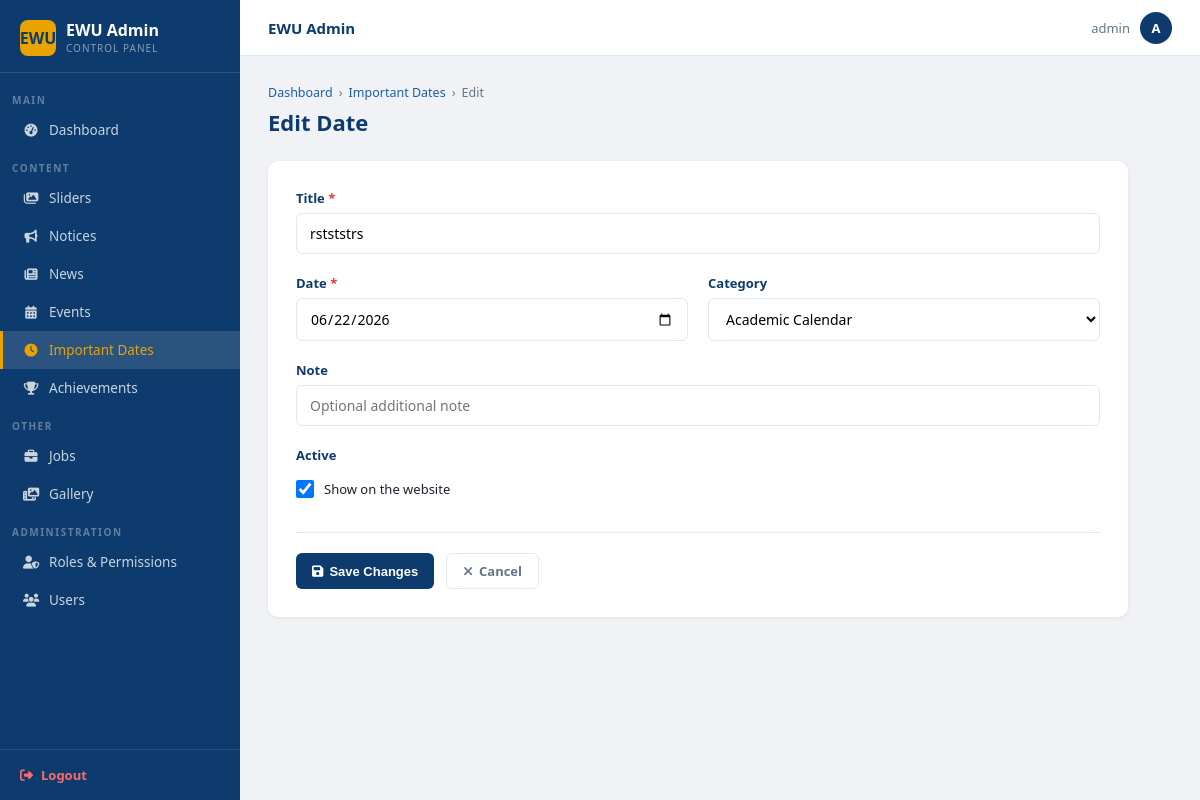
/dashboard/dates/2/edit/ (signed in), run on the app's committed database.
### main/models.py (models this page shows, shortened)
class ImportantDate(models.Model):
    CATEGORY_CHOICES = [
        ('academic',  'Academic Calendar'),
        ('exam',      'Examination'),
        ('holiday',   'Holiday'),
        ('admission', 'Admission'),
        ('result',    'Result'),
        ('other',     'Other'),
    ]
    title     = models.CharField(max_length=300)
    date      = models.DateField()
    category  = models.CharField(max_length=20, choices=CATEGORY_CHOICES, default='academic')
    note      = models.CharField(max_length=300, blank=True)
    is_active = models.BooleanField(default=True)
    class Meta:
        ordering = ['date']
        verbose_name = 'Important Date'

### main/views.py (the view, shortened to what this page needs)
# urls.py: path('dashboard/dates/<int:pk>/edit/',          views.date_edit,          name='admin_date_edit'),
@require_perm('main.change_importantdate')
def date_edit(request, pk):
    obj = get_object_or_404(ImportantDate, pk=pk)
    return render(request, 'admin/date_form.html', {'obj': obj, 'edit': True, 'cat_choices': getattr(ImportantDate, 'CATEGORY_CHOICES', [])})

### templates/admin/date_form.html (shortened to what this page needs)
{% extends 'admin/base_admin.html' %}
{% block nav_dates %}active{% endblock %}
{% block content %}
<div class="page-head">
  <div class="breadcrumb">
    <a href="{% url 'dashboard' %}">Dashboard</a>
    <span>›</span>
    <a href="{% url 'admin_date_list' %}">Important Dates</a>
    <span>›</span>
    <span>{% if edit %}Edit{% else %}New{% endif %}</span>
  </div>
  <h1>{% if edit %}Edit Date{% else %}Add Important Date{% endif %}</h1>
</div>
<div class="form-wrap">
  <form method="post">
    <div class="form-grid">
      <div class="fg full">
        <label>Title <span style="color:var(--red)">*</span></label>
        <input type="text" name="title" value="{{ obj.title|default:'' }}"
               placeholder="e.g. MBA Application Deadline: Summer 2026" required maxlength="300">
      </div>
      <div class="fg">
        <label>Date <span style="color:var(--red)">*</span></label>
        <input type="date" name="date" value="{{ obj.date|date:'Y-m-d'|default:'' }}" required>
      </div>
      <div class="fg">
        <label>Category</label>
        <select name="category">
          {% for val, label in cat_choices %}
          <option value="{{ val }}" {% if obj.category == val %}selected{% endif %}>{{ label }}</option>
          {% endfor %}
        </select>
      </div>
      <div class="fg full">
        <label>Note</label>
        <input type="text" name="note" value="{{ obj.note|default:'' }}"
               placeholder="Optional additional note" maxlength="300">
      </div>
      <div class="fg">
        <label>Active</label>
        <div style="display:flex;align-items:center;gap:10px;padding:10px 0">
          <input type="checkbox" name="is_active" id="is_active"
                 {% if obj.is_active or not edit %}checked{% endif %}
                 style="width:18px;height:18px;cursor:pointer">
          <label for="is_active" style="font-size:13px;font-weight:500;text-transform:none;letter-spacing:0;color:var(--text)">
            Show on the website
          </label>
        </div>
      </div>
    </div>
    <div class="form-actions">
      <button type="submit" class="btn btn-primary">
        <i class="fa-solid fa-{% if edit %}floppy-disk{% else %}paper-plane{% endif %}"></i>
        {% if edit %}Save Changes{% else %}Add Date{% endif %}
      </button>
      <a href="{% url 'admin_date_list' %}" class="btn btn-ghost">
        <i class="fa-solid fa-xmark"></i> Cancel
      </a>
    </div>
  </form>
</div>
{% endblock %}

### templates/admin/base_admin.html (shortened to what this page needs)
{% load static %}
<!DOCTYPE html>
<html lang="en">
<head>
  <link rel="stylesheet" href="https://cdnjs.cloudflare.com/ajax/libs/font-awesome/6.5.0/css/all.min.css">
</head>
<body>
<div class="admin-wrapper">
  <aside class="sidebar">
    <div class="sidebar-brand">
      <div class="brand-icon">EWU</div>
      <div>
        <div class="brand-name">EWU Admin</div>
        <div class="brand-sub">Control Panel</div>
      </div>
    </div>
    <nav class="sidebar-nav">
      <div class="sidebar-section">Main</div>
      <a href="{% url 'dashboard' %}" class="sidebar-link {% block nav_dashboard %}{% endblock %}">
    <i class="fa-solid fa-gauge-high"></i> Dashboard
      </a>
      <div class="sidebar-section">Content</div>
      {% if perms.main.view_slider %}
      <a href="{% url 'admin_slider_list' %}" class="sidebar-link {% block nav_sliders %}{% endblock %}">
        <i class="fa-solid fa-images"></i> Sliders
      </a>
      {% endif %}
      {% if perms.main.view_notice %}
      <a href="{% url 'admin_notice_list' %}" class="sidebar-link {% block nav_notice %}{% endblock %}">
  <i class="fa-solid fa-bullhorn"></i> Notices
</a>
      {% endif %}
      {% if perms.main.view_news %}
      <a href="{% url 'admin_news_list' %}" class="sidebar-link {% block nav_news %}{% endblock %}">
        <i class="fa-solid fa-newspaper"></i> News
      </a>
      {% endif %}
      {% if perms.main.view_event %}
      <a href="{% url 'admin_event_list' %}" class="sidebar-link {% block nav_events %}{% endblock %}">
        <i class="fa-solid fa-calendar-days"></i> Events
      </a>
      {% endif %}
      {% if perms.main.view_importantdate %}
      <a href="{% url 'admin_date_list' %}" class="sidebar-link {% block nav_dates %}{% endblock %}">
        <i class="fa-solid fa-clock"></i> Important Dates
      </a>
      {% endif %}
      {% if perms.main.view_achievement %}
      <a href="{% url 'admin_achievement_list' %}" class="sidebar-link {% block nav_achievements %}{% endblock %}">
        <i class="fa-solid fa-trophy"></i> Achievements
      </a>
      {% endif %}
      {% if perms.main.view_job or perms.main.view_galleryphoto %}
      <div class="sidebar-section">Other</div>
      {% if perms.main.view_job %}
      <a href="{% url 'admin_job_list' %}" class="sidebar-link {% block nav_jobs %}{% endblock %}">
        <i class="fa-solid fa-briefcase"></i> Jobs
      </a>
      {% endif %}
      {% if perms.main.view_galleryphoto %}
      <a href="{% url 'admin_gallery_list' %}" class="sidebar-link {% block nav_gallery %}{% endblock %}">
        <i class="fa-solid fa-photo-film"></i> Gallery
      </a>
      {% endif %}
      {% endif %}
      {% if request.user.is_superuser %}
      <div class="sidebar-section">Administration</div>
      <a href="{% url 'role_list' %}" class="sidebar-link {% block nav_roles %}{% endblock %}">
        <i class="fa-solid fa-user-shield"></i> Roles &amp; Permissions
      </a>
      <a href="{% url 'rbac_user_list' %}" class="sidebar-link {% block nav_users %}{% endblock %}">
        <i class="fa-solid fa-users"></i> Users
      </a>
      {% endif %}
    </nav>
    <div class="sidebar-logout">
      <a href="{% url 'logout' %}">
        <i class="fa-solid fa-right-from-bracket"></i> Logout
      </a>
    </div>
  </aside>
  <div class="main-content">
    <div class="topbar">
      <span class="topbar-title">{% block topbar_title %}EWU Admin{% endblock %}</span>
      <div class="topbar-user">
        <span>{{ request.user.get_full_name|default:request.user.username }}</span>
        <div class="avatar">{{ request.user.username|first|upper }}</div>
      </div>
    </div>
    <div class="page-area">
      {% block content %}{% endblock %}
    </div>
  </div>
</div>
</body>
</html>

### templates/admin/base_admin.html (style rules this page uses)
:root { --navy: #0d3b6e; --navy-dark: #092d55; --navy-light: #1a5fa8; --amber: #e8a300; --amber-dark: #c98a00; --red: #e53935; --green: #2e7d32; --bg: #f0f2f5; --white: #ffffff; --border: #e2e8f0; --text: #1a202c; --muted: #64748b; --sidebar-w: 240px; }
*, *::before, *::after { box-sizing: border-box; margin: 0; padding: 0; }
body { font-family: 'Segoe UI', system-ui, -apple-system, sans-serif; background: var(--bg); color: var(--text); font-size: 14px; }
a { text-decoration: none; color: inherit; }
.admin-wrapper { display: flex; min-height: 100vh; }
.sidebar { width: var(--sidebar-w); background: var(--navy); flex-shrink: 0; display: flex; flex-direction: column; position: fixed; top: 0; left: 0; bottom: 0; overflow-y: auto; z-index: 100; }
.sidebar-brand { padding: 20px 20px 16px; border-bottom: 1px solid rgba(255,255,255,.12); display: flex; align-items: center; gap: 10px; }
.sidebar-brand .brand-icon { width: 36px; height: 36px; background: var(--amber); border-radius: 8px; display: flex; align-items: center; justify-content: center; color: var(--navy); font-size: 16px; font-weight: 800; flex-shrink: 0; }
.sidebar-brand .brand-name { font-size: 16px; font-weight: 700; color: #fff; line-height: 1.2; }
.sidebar-brand .brand-sub { font-size: 10px; color: rgba(255,255,255,.5); text-transform: uppercase; letter-spacing: 1px; }
.sidebar-section { padding: 12px 12px 4px; font-size: 10px; font-weight: 700; color: rgba(255,255,255,.35); text-transform: uppercase; letter-spacing: 1.5px; }
.sidebar-nav { flex: 1; padding: 8px 0; }
.sidebar-link { display: flex; align-items: center; gap: 10px; padding: 10px 20px; color: rgba(255,255,255,.78); font-size: 13.5px; font-weight: 500; transition: background .15s, color .15s; border-left: 3px solid transparent; }
.sidebar-link i { width: 16px; text-align: center; font-size: 13px; }
.sidebar-link.active { background: rgba(255,255,255,.12); color: var(--amber); border-left-color: var(--amber); }
.sidebar-logout { padding: 16px 20px; border-top: 1px solid rgba(255,255,255,.1); }
.sidebar-logout a { display: flex; align-items: center; gap: 8px; color: #ff6b6b; font-size: 13px; font-weight: 600; transition: color .2s; }
.main-content { margin-left: var(--sidebar-w); flex: 1; display: flex; flex-direction: column; min-height: 100vh; }
.topbar { background: var(--white); border-bottom: 1px solid var(--border); padding: 0 28px; height: 56px; display: flex; align-items: center; justify-content: space-between; position: sticky; top: 0; z-index: 50; }
.topbar-title { font-size: 15px; font-weight: 600; color: var(--navy); }
.topbar-user { display: flex; align-items: center; gap: 10px; font-size: 13px; color: var(--muted); }
.topbar-user .avatar { width: 32px; height: 32px; background: var(--navy); color: #fff; border-radius: 50%; display: flex; align-items: center; justify-content: center; font-size: 13px; font-weight: 700; }
.page-area { padding: 28px; flex: 1; }
.page-head { margin-bottom: 24px; }
.breadcrumb { display: flex; align-items: center; gap: 6px; font-size: 12.5px; color: var(--muted); margin-bottom: 6px; }
.breadcrumb a { color: var(--navy-light); }
.page-head h1 { font-size: 22px; font-weight: 700; color: var(--navy); margin-bottom: 4px; }
.btn { display: inline-flex; align-items: center; gap: 6px; padding: 8px 16px; border-radius: 6px; font-size: 13px; font-weight: 600; cursor: pointer; border: none; transition: background .15s, transform .1s; white-space: nowrap; }
.btn-primary { background: var(--navy); color: #fff; }
.btn-ghost { background: transparent; color: var(--muted); border: 1.5px solid var(--border); }
.form-wrap { background: var(--white); border-radius: 10px; padding: 28px; box-shadow: 0 1px 4px rgba(0,0,0,.07); max-width: 860px; }
.form-grid { display: grid; grid-template-columns: 1fr 1fr; gap: 20px; }
.fg { display: flex; flex-direction: column; gap: 6px; }
.fg.full { grid-column: span 2; }
.fg label { font-size: 13px; font-weight: 600; color: var(--navy); }
.fg input, .fg textarea, .fg select { padding: 10px 13px; border: 1.5px solid var(--border); border-radius: 6px; font-size: 14px; font-family: inherit; transition: border-color .2s; outline: none; background: var(--white); }
.form-actions { display: flex; gap: 12px; margin-top: 24px; padding-top: 20px; border-top: 1px solid var(--border); }

### data on the page
ImportantDate: title "rstststrs", date "06/22/2026", category "Academic Calendar", is_active "☑"

### other printed values
{{ request.user.get_full_name|default:request.user.username }} "admin"
{{ request.user.username|first|upper }} "A"
